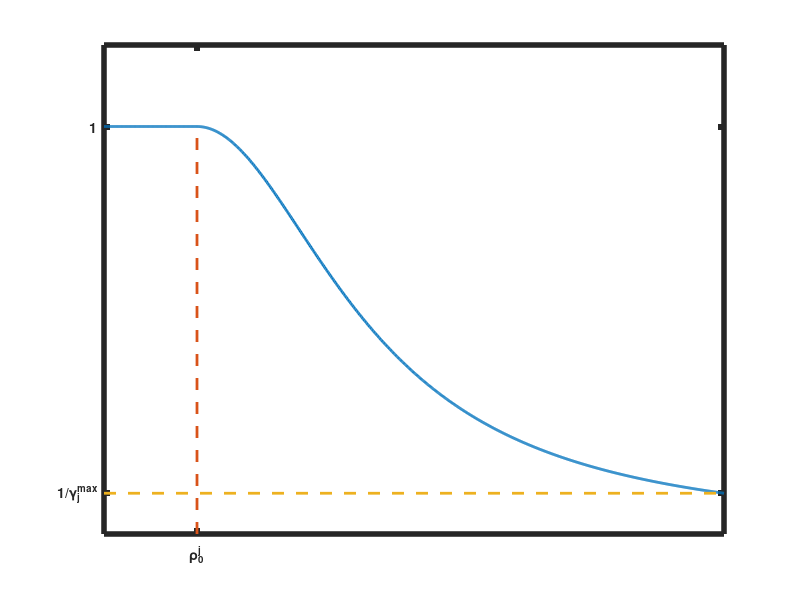

Recreate this plot in MATLAB. (Note: this script raises an error after producing the figure.)
gamma_max_f = 10;
gamma_max_g = 10;

rho_zero_f = 0.55;
rho_zero_g = 0.15;

x=0:0.001:1;
f_x=zeros(size(x,1));
g_x=zeros(size(x,1));

for i=1:length(x) 
    if x(i) <rho_zero_f
        f_x(i) = ((((gamma_max_f-1)/(rho_zero_f^2))*((rho_zero_f-x(i))^2))+1);
    else
        f_x(i) = 1;
    end
end

for i=1:length(x) 
    if x(i) >rho_zero_g
        g_x(i) = 1.0/((((gamma_max_g-1)/((rho_zero_g-1)^2))*((rho_zero_g-x(i))^2))+1);
    else
        g_x(i) = 1;
    end
end

figure(1)
least_g_value = 1.0/((((gamma_max_g-1)/((rho_zero_g-1)^2))*((rho_zero_g-1)^2))+1);
plot(x,g_x, 'LineWidth', 2)
hold on
plot([rho_zero_g rho_zero_g], [0 1],'--', 'LineWidth', 2)
plot([0 1], [least_g_value least_g_value],'--', 'LineWidth', 2)
ylim([0 1.2])
xticks([rho_zero_g])
xticklabels({'\rho_{0}^{j}'})
yticks([least_g_value 1])
yticklabels({'1/\gamma_{j}^{max}','1'})
set (gca, 'linewidth', 4)
set(gca,'FontWeight','bold')
hYLabel = get(gca,'YLabel');
set(hYLabel,'rotation',0,'VerticalAlignment','middle')
ax = gca;
ax.FontSize = 16;
xlabel('\rho_{j}(x)');
ylabel('g_{j}(x)')
exportgraphics(ax,'g_func.png','Resolution',96)

figure(2)
max_f_value = ((((gamma_max_f-1)/(rho_zero_f^2))*((rho_zero_f)^2))+1);
plot(x,f_x, 'LineWidth', 2)
hold on
plot([rho_zero_f rho_zero_f], [0 1],'--', 'LineWidth', 2)
plot([0 rho_zero_f-0.05], [1 1],'--', 'LineWidth', 2)
ylim([0 11])
xticks([rho_zero_f])
xticklabels({'\rho_{0}^{j}'})
yticks([1 max_f_value ])
yticklabels({'1','\gamma_{j}^{max}'})
set (gca, 'linewidth', 4)
set(gca,'FontWeight','bold')
hYLabel = get(gca,'YLabel');
set(hYLabel,'rotation',0,'VerticalAlignment','middle')
ax = gca;
ay = gca;
ay.FontSize = 16;
xlabel('\rho_{j}(x)');
ylabel('f_{j}(x)');
exportgraphics(ay,'f_func.png','Resolution',96)
